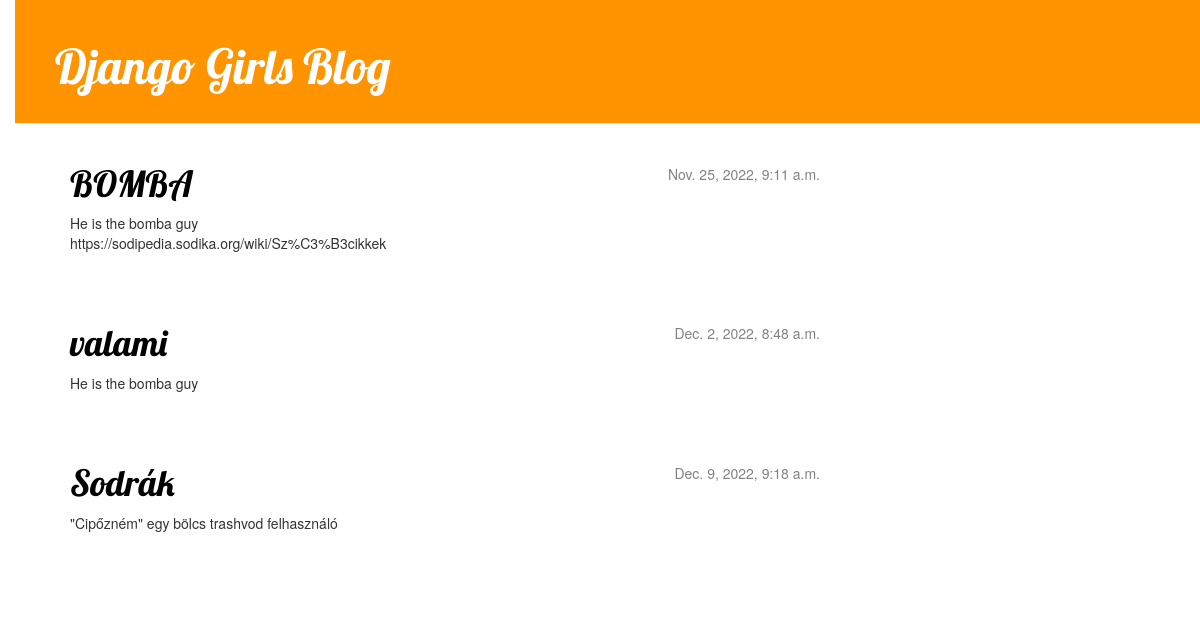
The page / on the database its author committed.
### blog/models.py (models this page shows, shortened)
class Post(models.Model):
    author = models.ForeignKey(settings.AUTH_USER_MODEL, on_delete=models.CASCADE)
    title = models.CharField(max_length=200)
    text = models.TextField()
    created_date = models.DateTimeField(
            default=timezone.now)
    published_date = models.DateTimeField(
            blank=True, null=True)

### blog/views.py (the view)
# urls.py: url(r'^$', views.post_list, name='post_list'),
def post_list(request):
    posts = Post.objects.filter(published_date__lte=timezone.now()).order_by('published_date')
    return render(request, 'blog/post_list.html', {'posts': posts})

### blog/templates/blog/post_list.html
{% extends 'blog/base.html' %}
{% block content %}
{% for post in posts %}
    <div class="post">
        <div class="date">
            {{ post.published_date }}
            </div>
                <h1><a href="{% url 'post_detail' pk=post.pk %}">{{ post.title }}</a></h1>
                <p>{{ post.text|linebreaksbr }}</p>
            </div>
{% endfor %}
{% endblock %}

### blog/templates/blog/base.html (shortened to what this page needs)
{% load static %}
<html>
    <head>
        <link rel="stylesheet" href="//maxcdn.bootstrapcdn.com/bootstrap/3.2.0/css/bootstrap.min.css">
        <link rel="stylesheet" href="//maxcdn.bootstrapcdn.com/bootstrap/3.2.0/css/bootstrap-theme.min.css">
        <link rel="stylesheet" href="{% static 'css/blog.css' %}">
    </head>
    <body>
        <div class="page-header">
            <h1><a href="/">Django Girls Blog</a></h1>
        </div>
        <div class="content container">
            <div class="row">
                <div class="col-md-8">
                {% block content %}{% endblock %}
                </div>
            </div>
        </div>
    </body>
</html>

### blog/static/css/blog.css (style rules this page uses)
h1 a { color: #FCA205; font-family: 'Lobster'; }
body { padding-left: 15px; }
.page-header { background-color: #ff9400; margin-top: 0; padding: 20px 20px 20px 40px; }
.page-header h1, .page-header h1 a, .page-header h1 a:visited, .page-header h1 a:active { color: #ffffff; font-size: 36pt; text-decoration: none; }
.content { margin-left: 40px; }
h1, h2, h3, h4 { font-family: 'Lobster', cursive; }
.date { float: right; color: #828282; }
.post { margin-bottom: 70px; }
.post h1 a, .post h1 a:visited { color: #000000; }

### rows shown on the page
Post: published_date "Nov. 25, 2022, 9:11 a.m.", title "BOMBA", text "He is the bomba guy https://sodipedia.sodika.org/wiki/Sz%C3%B3cikkek"
Post: published_date "Dec. 2, 2022, 8:48 a.m.", title "valami", text "He is the bomba guy"
Post: published_date "Dec. 9, 2022, 9:18 a.m.", title "Sodrák", text "\"Cipőzném\" egy bölcs trashvod felhasználó"
